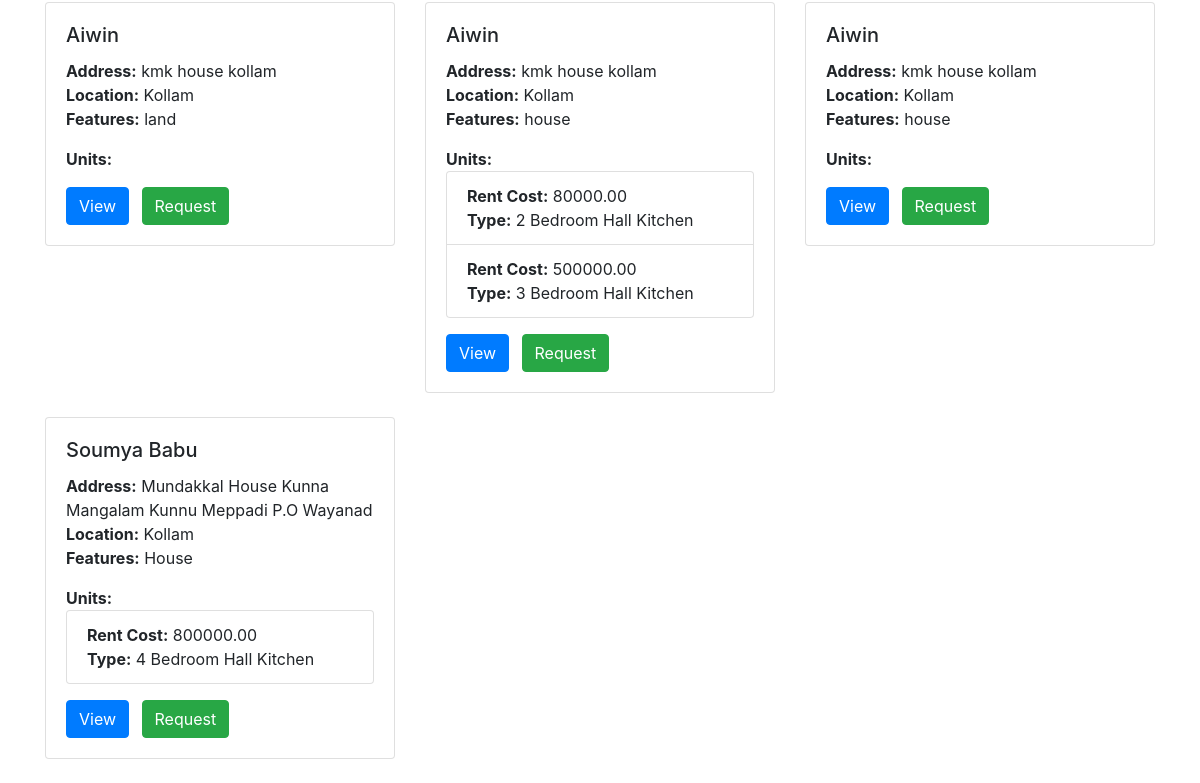
Page /realestate_app/view-all-properties/ (lower part) on the earlier database version.
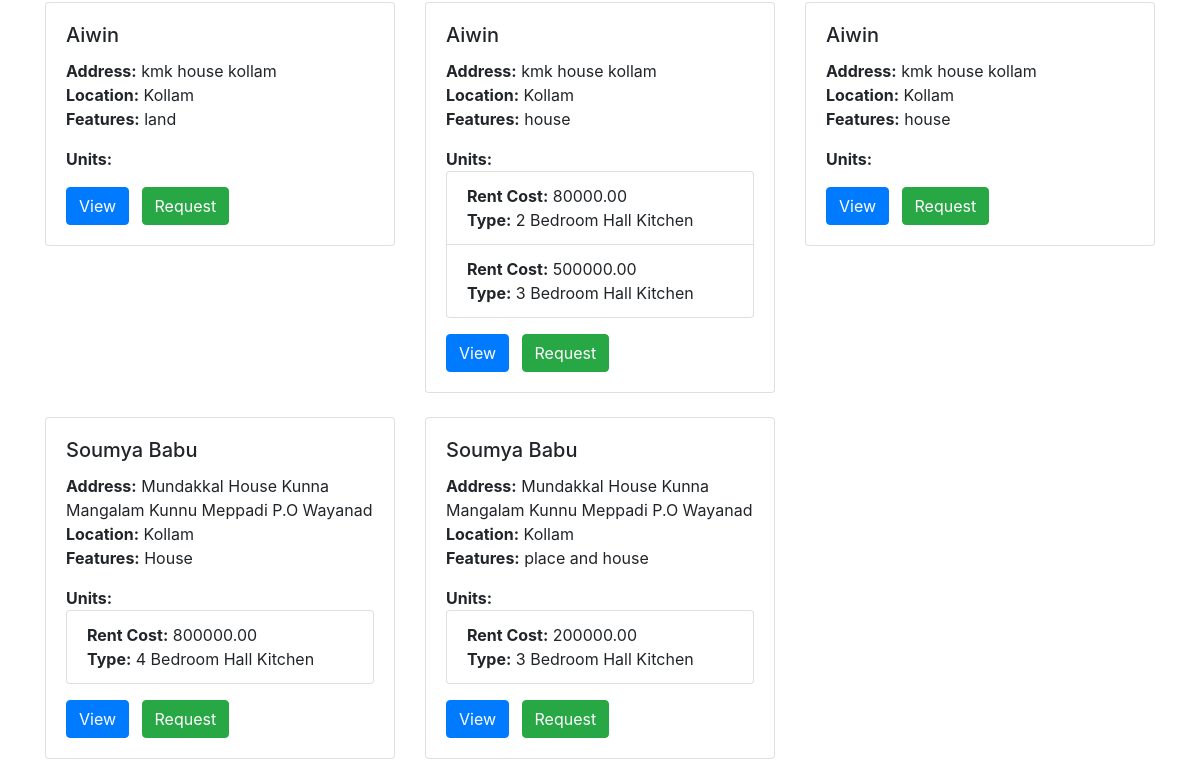
Same page on the later database version.
### realestate_app/models.py (models this page shows)
class Property(models.Model):
    name = models.CharField(max_length=100)
    address = models.TextField()
    location = models.CharField(max_length=100)
    features=models.TextField()

class Unit(models.Model):
    property = models.ForeignKey(Property, on_delete=models.CASCADE)
    rent_cost = models.DecimalField(max_digits=10, decimal_places=2)
    UNIT_TYPES = (
        ('1BHK', '1 Bedroom Hall Kitchen'),
        ('2BHK', '2 Bedroom Hall Kitchen'),
        ('3BHK', '3 Bedroom Hall Kitchen'),
        ('4BHK', '4 Bedroom Hall Kitchen'),
    )
    type = models.CharField(max_length=4, choices=UNIT_TYPES)

### realestate_app/views.py (the view)
# urls.py: path('view-all-properties/', views.view_all_properties, name='view_all_properties'),
def view_all_properties(request):
    properties = Property.objects.all()
    context = {
        'properties': properties,
    }
    return render(request, 'all_properties.html', context)

### realestate_app/templates/all_properties.html (shortened to what this page needs)
<!DOCTYPE html>
<html>
<head>
    <link href="https://stackpath.bootstrapcdn.com/bootstrap/4.5.2/css/bootstrap.min.css" rel="stylesheet">
</head>
<body>
    <div class="container">
        <div class="row">
            {% for property in properties %}
                <div class="col-lg-4 mb-4">
                    <div class="card">
                        <div class="card-body">
                            <h5 class="card-title">{{ property.name }}</h5>
                            <p class="card-text">
                                <strong>Address:</strong> {{ property.address }}<br>
                                <strong>Location:</strong> {{ property.location }}<br>
                                <strong>Features:</strong> {{ property.features }}<br>
                            </p>
                            <strong>Units:</strong>
                            <ul class="list-group">
                                {% for unit in property.unit_set.all %}
                                    <li class="list-group-item">
                                        <strong>Rent Cost:</strong> {{ unit.rent_cost }}<br>
                                        <strong>Type:</strong> {{ unit.get_type_display }}<br>
                                    </li>
                                {% endfor %}
                            </ul>
                            <div class="mt-3">
                                <button class="btn btn-primary mr-2">View</button>
                                  <button class="btn btn-success request-button" data-property-id="{{ property.id }}">Request</button>
                            </div>
                        </div>
                    </div>
                </div>
            {% endfor %}
        </div>
    </div>
</body>
</html>

Differences in the rows shown:
added Property: name "Soumya Babu", address "Mundakkal House Kunna Mangalam Kunnu Meppadi P.O Wayanad", location "Kollam", features "place and house"
added Unit: rent_cost "200000.00", type "3 Bedroom Hall Kitchen", shown under "Soumya Babu"
